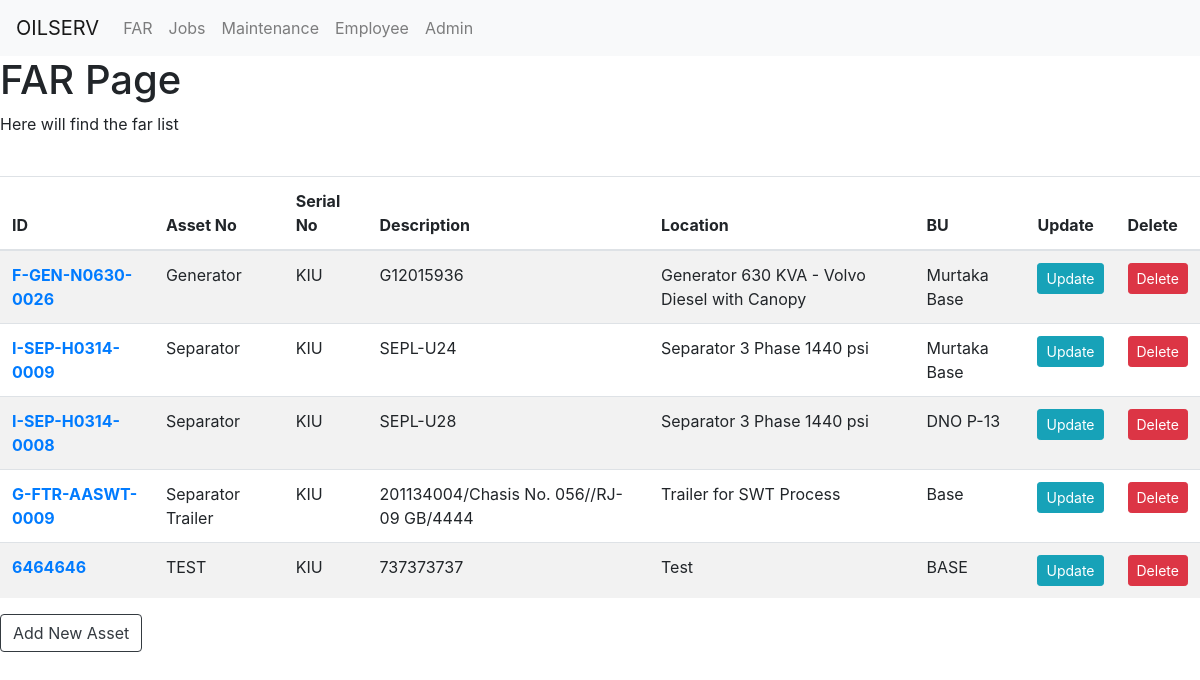
Page /FAR/ on the committed database.
### FAR/models.py (models this page shows, shortened)
class FAR_DB(models.Model):
    asset_num = models.CharField(max_length=200,unique=True, blank=False)
    serial_num = models.CharField(max_length=200,unique=True,blank=True)
    description = models.CharField(max_length=800, null=True,blank=True)
    BU = models.CharField(max_length=4,null=True,blank=True)
    BL = models.CharField(max_length=4,null=True,blank=True)
    asset_life = models.IntegerField(null=True,blank=True)
    acquisition_cost  = models.DecimalField(max_digits=10, decimal_places=2,null=True,blank=True)
    tot_dep_value  = models.DecimalField(max_digits=10, decimal_places=2,null=True,blank=True)
    nbv  = models.DecimalField(max_digits=10, decimal_places=2,null=True,blank=True)
    acquisition_date  = models.DateField(null=True,blank=True)
    equ_type = models.CharField(max_length=200,null=True,blank=True)
    temp_location = models.CharField(max_length=200, blank=True,null=True)
    class Meta:
        ordering = ['equ_type']

### FAR/views.py (the view)
# urls.py: path('', views.FarListView.as_view(), name='far'),
class FarListView(ListView):
    template_name = 'FAR/far_page.html'
    queryset = models.FAR_DB.objects.all()
    context_object_name = 'far_1'

### FAR/templates/FAR/far_page.html
{% extends 'base.html' %}
{% block body_block %}
<h1>FAR Page</h1>
<p>Here will find the far list </p>
<br>
<table class="table table-striped">
	<thead>
		<tr>
			<th scope="col">ID</th>
			<th scope="col">Asset No</th>
			<th scope="col">Serial No</th>
			<th scope="col">Description</th>
			<th scope="col">Location</th>
			<th scope="col">BU</th>
			<th scope="col">Update</th>
			<th scope="col">Delete</th>
		</tr>
	</thead>
	<tbody>
		{% for fa in far_1 %}
		<tr>
			<th scope="row"> <a href="{% url 'far_detail' pk=fa.pk %}">{{ fa.asset_num }}</a></th>
			<td>{{ fa.equ_type }}</td>
			<td>{{ fa.BU }}</td>
			<td>{{ fa.serial_num }}</td>
			<td>{{ fa.description }}</td>
			<td>{{ fa.temp_location }}</td>
			<td><a href="#" class="btn btn-info btn-sm">Update</a></td>
			<td><a href="#"class="btn btn-danger btn-sm">Delete</a></td>
		</tr>
		{% endfor %}
	</tbody>
</table>
<a class="btn btn-outline-dark" href="{% url 'far_new' %}">Add New Asset</a>
{% endblock %}

### rows in the picture
FAR_DB: asset_num "F-GEN-N0630-0026", equ_type "Generator", BU "KIU", serial_num "G12015936", description "Generator 630 KVA - Volvo Diesel with Canopy", temp_location "Murtaka Base"
FAR_DB: asset_num "I-SEP-H0314-0009", equ_type "Separator", BU "KIU", serial_num "SEPL-U24", description "Separator 3 Phase 1440 psi", temp_location "Murtaka Base"
FAR_DB: asset_num "I-SEP-H0314-0008", equ_type "Separator", BU "KIU", serial_num "SEPL-U28", description "Separator 3 Phase 1440 psi", temp_location "DNO P-13"
FAR_DB: asset_num "G-FTR-AASWT-0009", equ_type "Separator Trailer", BU "KIU", serial_num "201134004/Chasis No. 056//RJ-09 GB/4444", description "Trailer for SWT Process", temp_location "Base"
FAR_DB: asset_num "6464646", equ_type "TEST", BU "KIU", serial_num "737373737", description "Test", temp_location "BASE"
